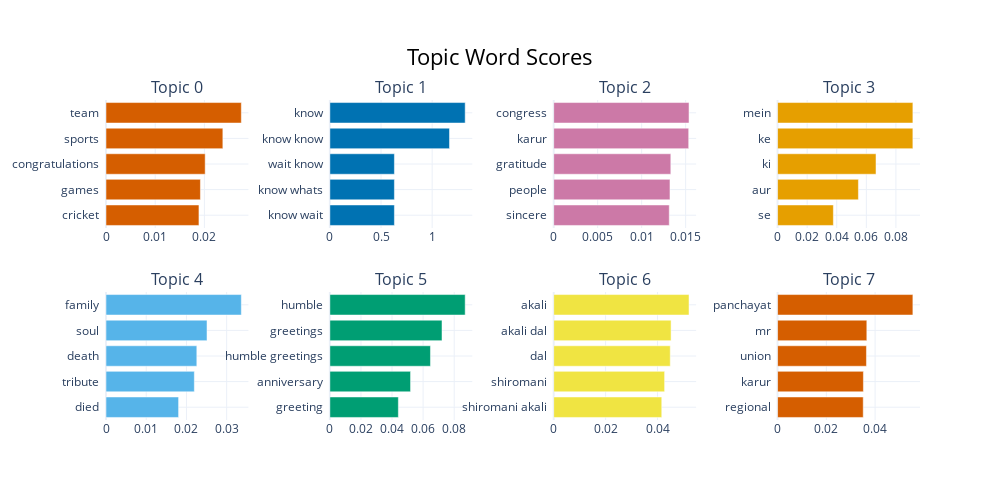

Notebook cell for this chart:
### Markdown cell above
### Topic modelling for full description

### Code cell
model, _, _  = bertopicModelling(128, 34, 5, df['translated_description'])
model.visualize_barchart()

### Figure 1 — Plotly figure (JSON) as saved in the notebook; plotly's stock layout.template omitted (floating-point values rounded to 4 significant figures)
{"data": [{"marker": {"color": "#D55E00"}, "orientation": "h", "type": "bar", "x": [0.0189, 0.01919, 0.02016, 0.02375, 0.02751], "xaxis": "x", "y": ["cricket  ", "games  ", "congratulations  ", "sports  ", "team  "], "yaxis": "y"}, {"marker": {"color": "#0072B2"}, "orientation": "h", "type": "bar", "x": [0.631, 0.631, 0.631, 1.17, 1.323], "xaxis": "x2", "y": ["know wait  ", "know whats  ", "wait know  ", "know know  ", "know  "], "yaxis": "y2"}, {"marker": {"color": "#CC79A7"}, "orientation": "h", "type": "bar", "x": [0.01314, 0.01322, 0.01332, 0.01535, 0.01539], "xaxis": "x3", "y": ["sincere  ", "people  ", "gratitude  ", "karur  ", "congress  "], "yaxis": "y3"}, {"marker": {"color": "#E69F00"}, "orientation": "h", "type": "bar", "x": [0.03772, 0.05464, 0.06654, 0.09145, 0.09145], "xaxis": "x4", "y": ["se  ", "aur  ", "ki  ", "ke  ", "mein  "], "yaxis": "y4"}, {"marker": {"color": "#56B4E9"}, "orientation": "h", "type": "bar", "x": [0.01805, 0.02196, 0.02258, 0.02511, 0.03364], "xaxis": "x5", "y": ["died  ", "tribute  ", "death  ", "soul  ", "family  "], "yaxis": "y5"}, {"marker": {"color": "#009E73"}, "orientation": "h", "type": "bar", "x": [0.04406, 0.05191, 0.06472, 0.07215, 0.08705], "xaxis": "x6", "y": ["greeting  ", "anniversary  ", "humble greetings  ", "greetings  ", "humble  "], "yaxis": "y6"}, {"marker": {"color": "#F0E442"}, "orientation": "h", "type": "bar", "x": [0.04163, 0.04273, 0.0449, 0.04522, 0.05213], "xaxis": "x7", "y": ["shiromani akali  ", "shiromani  ", "dal  ", "akali dal  ", "akali  "], "yaxis": "y7"}, {"marker": {"color": "#D55E00"}, "orientation": "h", "type": "bar", "x": [0.03513, 0.0352, 0.03645, 0.0366, 0.05548], "xaxis": "x8", "y": ["regional  ", "karur  ", "union  ", "mr  ", "panchayat  "], "yaxis": "y8"}], "layout": {"annotations": [{"font": {"size": 16}, "showarrow": false, "text": "Topic 0", "x": 0.0875, "xanchor": "center", "xref": "paper", "y": 1, "yanchor": "bottom", "yref": "paper"}, {"font": {"size": 16}, "showarrow": false, "text": "Topic 1", "x": 0.3625, "xanchor": "center", "xref": "paper", "y": 1, "yanchor": "bottom", "yref": "paper"}, {"font": {"size": 16}, "showarrow": false, "text": "Topic 2", "x": 0.6375, "xanchor": "center", "xref": "paper", "y": 1, "yanchor": "bottom", "yref": "paper"}, {"font": {"size": 16}, "showarrow": false, "text": "Topic 3", "x": 0.9125, "xanchor": "center", "xref": "paper", "y": 1, "yanchor": "bottom", "yref": "paper"}, {"font": {"size": 16}, "showarrow": false, "text": "Topic 4", "x": 0.0875, "xanchor": "center", "xref": "paper", "y": 0.4, "yanchor": "bottom", "yref": "paper"}, {"font": {"size": 16}, "showarrow": false, "text": "Topic 5", "x": 0.3625, "xanchor": "center", "xref": "paper", "y": 0.4, "yanchor": "bottom", "yref": "paper"}, {"font": {"size": 16}, "showarrow": false, "text": "Topic 6", "x": 0.6375, "xanchor": "center", "xref": "paper", "y": 0.4, "yanchor": "bottom", "yref": "paper"}, {"font": {"size": 16}, "showarrow": false, "text": "Topic 7", "x": 0.9125, "xanchor": "center", "xref": "paper", "y": 0.4, "yanchor": "bottom", "yref": "paper"}], "height": 500, "hoverlabel": {"bgcolor": "white", "font": {"family": "Rockwell", "size": 16}}, "showlegend": false, "title": {"font": {"color": "Black", "size": 22}, "text": "Topic Word Scores", "x": 0.5, "xanchor": "center", "yanchor": "top"}, "width": 1000, "xaxis": {"anchor": "y", "domain": [0, 0.175], "showgrid": true}, "xaxis2": {"anchor": "y2", "domain": [0.275, 0.45], "showgrid": true}, "xaxis3": {"anchor": "y3", "domain": [0.55, 0.725], "showgrid": true}, "xaxis4": {"anchor": "y4", "domain": [0.825, 1], "showgrid": true}, "xaxis5": {"anchor": "y5", "domain": [0, 0.175], "showgrid": true}, "xaxis6": {"anchor": "y6", "domain": [0.275, 0.45], "showgrid": true}, "xaxis7": {"anchor": "y7", "domain": [0.55, 0.725], "showgrid": true}, "xaxis8": {"anchor": "y8", "domain": [0.825, 1], "showgrid": true}, "yaxis": {"anchor": "x", "domain": [0.6, 1], "showgrid": true}, "yaxis2": {"anchor": "x2", "domain": [0.6, 1], "showgrid": true}, "yaxis3": {"anchor": "x3", "domain": [0.6, 1], "showgrid": true}, "yaxis4": {"anchor": "x4", "domain": [0.6, 1], "showgrid": true}, "yaxis5": {"anchor": "x5", "domain": [0, 0.4], "showgrid": true}, "yaxis6": {"anchor": "x6", "domain": [0, 0.4], "showgrid": true}, "yaxis7": {"anchor": "x7", "domain": [0, 0.4], "showgrid": true}, "yaxis8": {"anchor": "x8", "domain": [0, 0.4], "showgrid": true}}}
